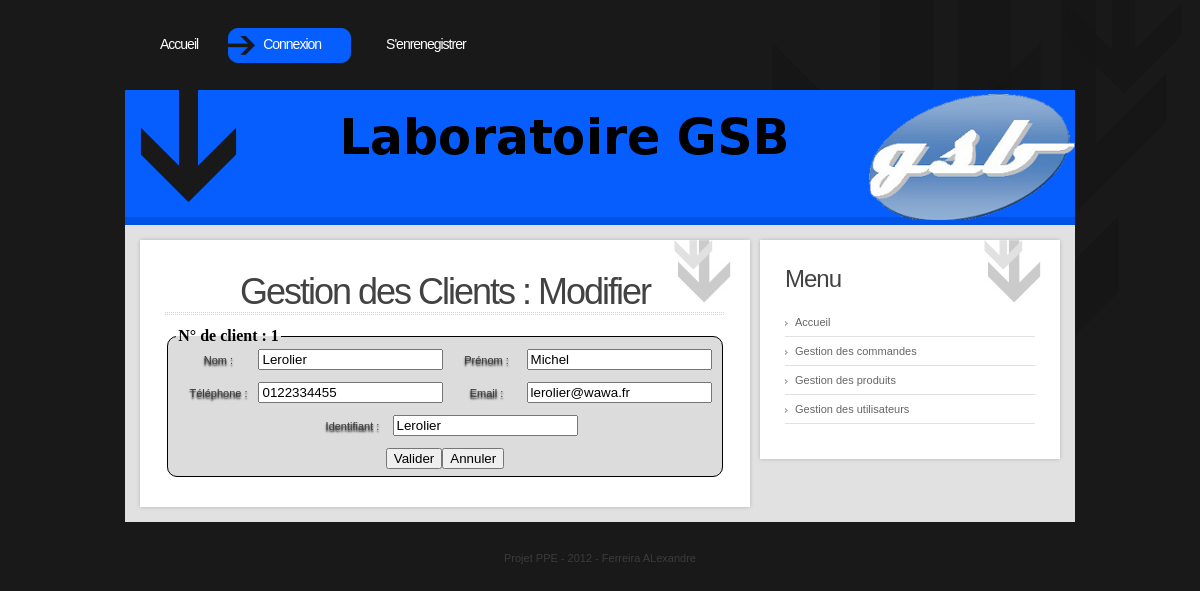
/modifier_client.php?id=1 (signed in), run on the app's committed database.
### tables this page shows
CREATE TABLE IF NOT EXISTS `client` (
  `id_client` int(11) NOT NULL AUTO_INCREMENT,
  `nom_client` varchar(50) NOT NULL,
  `prenom_client` varchar(30) NOT NULL,
  `tel_client` varchar(10) NOT NULL,
  `email_client` varchar(50) NOT NULL,
  `pseudo_client` varchar(15) NOT NULL,
  `mdp_client` varchar(15) NOT NULL,
  PRIMARY KEY (`id_client`)
);

### modifier_client.php (the view, shortened to what this page needs)
<?php
if (!isset($_SESSION['login_admin']))
{
	header ('Location: admin.php');
	exit();
}
elseif ($_SESSION['droit']!="client")
{
	header ('Location: admin.php');
}
else
{
	if(!isset($_GET['modif']))
	{
?>
		<!DOCTYPE html PUBLIC "-//W3C//DTD XHTML 1.0 Strict//EN" "http://www.w3.org/TR/xhtml1/DTD/xhtml1-strict.dtd">
		<html xmlns="http://www.w3.org/1999/xhtml">
		<head>
		<link href="stylealex.css" rel="stylesheet" type="text/css" media="screen" />
		</head>
		<body>
		<div id="header">
			<div id="menu">
				<ul>
					<li><a href="#" class="first">Accueil</a></li>
					<li class="current_page_item"><a href="#">Connexion</a></li>
					<li><a href="#">S'enrenegistrer</a></li>
				</ul>
			</div>
		</div>
		<div id="logo"></div>
		<div id="page">
			<div id="page-bgtop">
				<div id="page-bgbtm">
					<div id="content">
						<div class="post">
							<div class="post-bgtop">
								<div class="post-bgbtm">
									<h2 class="title"><a href="#"><center>Gestion des Clients : Modifier</center></a></h2><br/>
											<?php include("include/bdd.php");
											$reponse = $bdd->query("SELECT * FROM client WHERE id_client='".strip_tags($_GET['id'])."'");	?>
											<?php
											while ($donnees = $reponse->fetch())
											{
											?>
											<center>
												<fieldset>
													<legend>N° de client : <?php echo $donnees['id_client']; ?></legend>
													<form action="?modif" method="post" enctype="multipart/form-data">
														<label>Nom : </label><input type="text" name="nom" value="<?php echo $donnees['nom_client']; ?>"/>
														<label>Prénom : </label><input type="text" name="prenom" value="<?php echo $donnees['prenom_client']; ?>" /><br/><br/>
														<label>Téléphone : </label><input type="text" name="tel" value="<?php echo $donnees['tel_client']; ?>" />
														<label>Email : </label><input type="text" name="mail" value="<?php echo $donnees['email_client']; ?>" /><br/><br/>
														<label>Identifiant : </label><input type="text" name="pseudo" value="<?php echo $donnees['pseudo_client']; ?>" /><br/><br/>
														<input type="submit" value="Valider" /><a href="client.php"><input type="button" value="Annuler"> </a>
													</form>
												</fieldset>
											</center>
									  <?php } $reponse->closeCursor(); ?>
								</div>
							</div>
						</div>
					</div>
				<?php include("include/menu.php"); ?>
				</div>
			</div>
		</div>
		<div id="footer">
			<p>Projet PPE - 2012 - Ferreira ALexandre</p>
		</div>
		</body>
		</html>
<?php
	}
}
?>

### stylealex.css (style rules this page uses)
body { margin: 20px 0px 0px 0px; padding: 0; background: #191919 url(images/img07.jpg) no-repeat right top; font-family: Tahoma, Geneva, sans-serif; font-size: 11px; color: #3C3C3C; }
a { text-decoration: none; color: #8E3B1B; }
h1, h2, h3 { margin: 0; font-family: Arial, Helvetica, sans-serif; font-weight: normal; color: #549900; }
h2 { font-size: 18px; }
p, ul, ol { margin-top: 0; line-height: 240%; text-align: justify; }
a { color: #065EFE; }
#header { width: 950px; height: 70px; margin: 0px auto; }
#menu ul { margin: 0; padding: 8px 0px 0px 0px; list-style: none; line-height: normal; }
#menu li { display: block; float: left; }
#menu a { display: block; float: left; height: 28px; padding: 8px 30px 0px 35px; letter-spacing: -1px; text-decoration: none; text-align: center; font-family: Arial, Helvetica, sans-serif; font-size: 14px; font-weight: normal; color: #FFFFFF; }
#menu li.current_page_item { background: url(images/img01.jpg) no-repeat left top; }
#menu li.current_page_item a { background: url(images/img02.jpg) no-repeat right top; }
#page { width: 930px; margin: 0px auto; padding: 10px 10px 10px 10px; background: #E1E1E1; }
#page-bgbtm { overflow: hidden; }
#logo { width: 950px; height: 135px; margin: 0 auto; background: url(images/img03.jpg) no-repeat left top; }
#content { float: left; width: 620px; padding: 0px 0px 0px 0px; }
.post { background: url(images/img05.jpg) repeat-y left top; }
.post-bgtop { background: url(images/img04.jpg) no-repeat left top; }
.post-bgbtm { padding: 0px 30px 20px 30px; background: url(images/img06.jpg) no-repeat left bottom; }
.post .title { height: 44px; margin: 0px; padding: 36px 0px 0px 0px; background: url(images/img11.jpg) repeat-x left bottom; }
.post .title a { letter-spacing: -2px; text-decoration: none; font-size: 36px; color: #424242; }
#footer { width: 920px; height: 100px; margin: 0 auto; padding: 0; }
#footer p { margin: 0; padding: 30px 0px 0px 0px; text-align: center; line-height: normal; font-size: 11px; }
form label { display: inline-block; width: 80px; }
legend { font-family: Comic Sans MS, Verdana, serif; color:Black; font-weight:bold; text-shadow: none; font-size: 16px; }
fieldset { margin-bottom:15px; background-color:Gainsboro; border: 1px black solid; border-radius: 10px; text-shadow: 0px 2px 2px black; }

### data on the page
client: id_client "1", nom "Lerolier", prenom "Michel", tel "0122334455", mail "lerolier@wawa.fr", pseudo "Lerolier"
